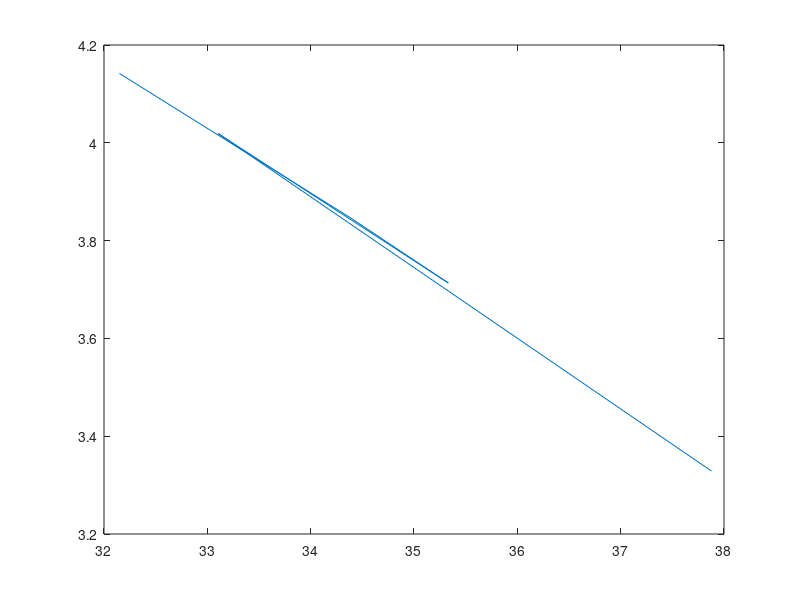

This chart was generated by the following MATLAB code: (Note: this script raises an error after producing the figure.)
clc;
clear;
b0 = 0.05634;
b1 = [1 0 0 0 1];
a1 = [1 ];

[h,w] = freqz(b1,a1,'whole',2001);
plot(w/pi,20*log10(abs(h)))
ax = gca;
ax.YLim = [-100 20];
ax.XTick = 0:.5:2;
xlabel('Normalized Frequency (\times\pi rad/sample)')
ylabel('Magnitude (dB)')